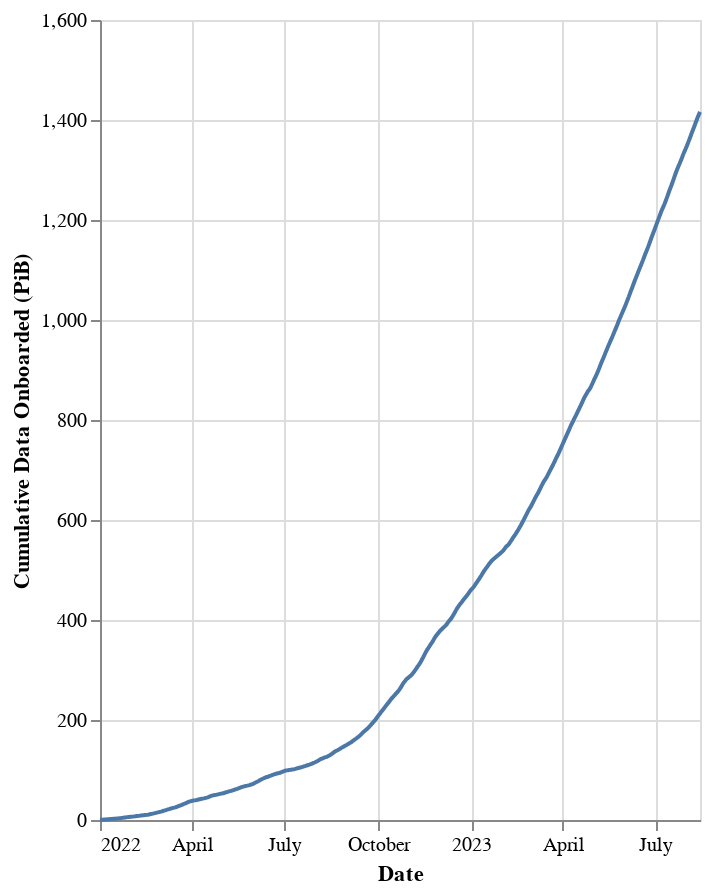

Write notebook code for a chart like this one.
### Code cell
# | output: true

display(Markdown(f"### Cumulative Data Onboarded"))

df["cumulative_data"] = df["onboarded_tibs"].cumsum()

alt.Chart(df).mark_line().encode(
    x=alt.X("date:T", title="Date"),
    y=alt.Y("cumulative_data:Q", title="Cumulative Data Onboarded (PiB)"),
    # color=alt.value("#55595c"),
    tooltip=[
        alt.Tooltip("date:T", title="Date"),
        alt.Tooltip("cumulative_data:Q", title="Cumulative Data Onboarded (PiB)"),
    ],
).properties(
    width="container",
    height=400,
)

### Figure 1 — Vega-Lite specification as saved in the notebook (floating-point values rounded to 4 significant figures; data arrays with more than 128 entries replaced by an {"elided": "..."} marker saying what was removed)
{"config": {"view": {"continuousWidth": 300, "continuousHeight": 300}}, "data": {"name": "data-bdacb60ccbbba9208d620f718f2b15e8"}, "mark": {"type": "line"}, "encoding": {"tooltip": [{"field": "date", "title": "Date", "type": "temporal"}, {"field": "cumulative_data", "title": "Cumulative Data Onboarded (PiB)", "type": "quantitative"}], "x": {"field": "date", "title": "Date", "type": "temporal"}, "y": {"field": "cumulative_data", "title": "Cumulative Data Onboarded (PiB)", "type": "quantitative"}}, "height": 400, "width": "container", "$schema": "https://vega.github.io/schema/vega-lite/v5.8.0.json", "datasets": {"data-bdacb60ccbbba9208d620f718f2b15e8": {"elided": "591 records"}}}
